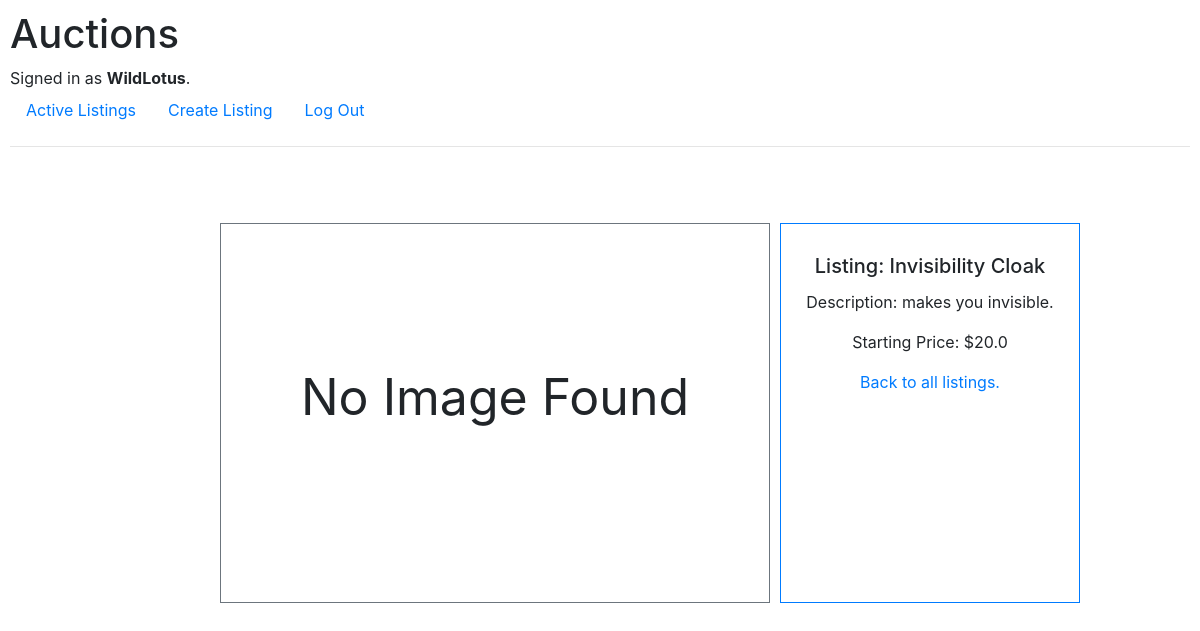
Page /1 (signed in) on the committed database.
### auctions/models.py (models this page shows, shortened)
class User(AbstractUser):
    pass

class Listing(models.Model):
    title = models.CharField(max_length=64)
    description = models.TextField(null=True)
    image_url = URLField(max_length=255, blank=True)
    starting_bid = models.FloatField(null=True)
    date = models.DateTimeField(auto_now_add=True, null=True)
    current_bid = models.FloatField(null=True, blank=True)
    category = models.ForeignKey(Category, on_delete=models.CASCADE, null=True, blank=True)
    active = models.BooleanField(default=True)
    buyer = models.ForeignKey(User, on_delete=models.PROTECT, related_name='buyer', null=True, blank=True)
    author = models.ForeignKey(User, on_delete=models.PROTECT, null=True)

### auctions/views.py (the view)
# urls.py: path('<int:listing_id>', views.listing, name="listing"),
def listing(request, listing_id):
    if not request.user.is_authenticated:
        return HttpResponseRedirect(reverse('login'))
    listing = Listing.objects.get(pk=listing_id)
    return render(request, "auctions/listing.html", {
        "listing": listing,
        "comments": listing.comments.all(),
        "comment_form": NewCommentForm(),
        "bid_form": NewBidForm(),
        "bid": Bid.objects.all()
    })

### auctions/templates/auctions/listing.html (shortened to what this page needs)
{% extends "auctions/layout.html"%}
{% block body %}
<div class="wrapper">
    <div class="row" style="height: 500px; padding: 60px; margin-left: 150px;">
        <div class="col-xs-4">
        {% if listing.image_url %}
            <img src="{{ listing.image_url }}" alt="Card image cap" style="width: 400px; height: 500px">
        {% else %}
            <div class="h-100 p-3 border border-secondary" style="width: 550px;">
                <p class="text-center" style="padding-top: 120px; font-size: 50px;">No Image Found</p>
            </div>
        {% endif %}
        </div>
        <div class="col-xs-4 border border-primary text-center align-middle" style="width: 300px; padding-top: 30px; margin-left: 10px; display: inline-block;">
            <strong>
                <h5 class="card-title">Listing: {{ listing.title }}</h5>
            </strong>
            <p class="card-text">Description: {{ listing.description }}</p>
            <p class="card-text">Starting Price: ${{ listing.starting_bid }}</p>
            <a href="{% url 'index' %}">Back to all listings.</a>
        </div>
    </div>
</div>
{% endblock %}

### auctions/templates/auctions/layout.html (shortened to what this page needs)
{% load static %}
<!DOCTYPE html>
<html lang="en">
    <head>
        <link rel="stylesheet" href="https://stackpath.bootstrapcdn.com/bootstrap/4.4.1/css/bootstrap.min.css">
        <link href="{% static 'auctions/styles.css' %}" rel="stylesheet">
        <link rel="stylesheet" href="{% static 'auctions/listing.html' %}">
    </head>
    <body>
        <h1>Auctions</h1>
        <div>
            {% if user.is_authenticated %}
                Signed in as <strong>{{ user.username }}</strong>.
            {% else %}
                Not signed in.
            {% endif %}
        </div>
        <ul class="nav">
            <li class="nav-item">
                <a class="nav-link" href="{% url 'index' %}">Active Listings</a>
            </li>
            <li class="nav-item">
                <a class="nav-link" href="{% url 'new' %}">Create Listing</a>
            </li>
            {% if user.is_authenticated %}
                <li class="nav-item">
                    <a class="nav-link" href="{% url 'logout' %}">Log Out</a>
                </li>
            {% endif %}
        </ul>
        <hr>
        {% block body %}
        {% endblock %}
    </body>
</html>

### auctions/static/auctions/styles.css (style rules this page uses)
body { padding: 10px; }

### rows in the picture
User: username "WildLotus"
Listing: title "Invisibility Cloak", description "makes you invisible.", starting_bid "20.0"
